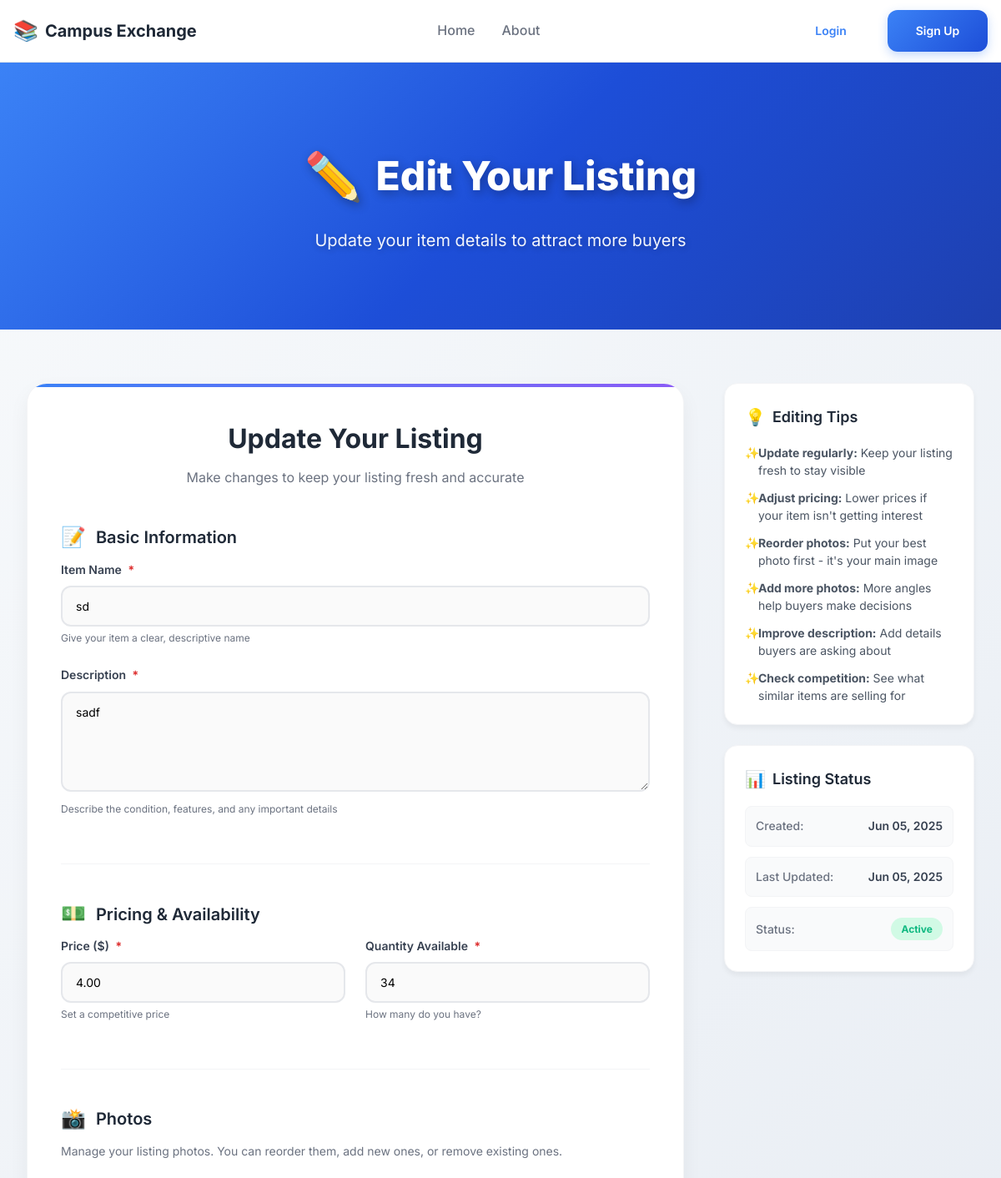
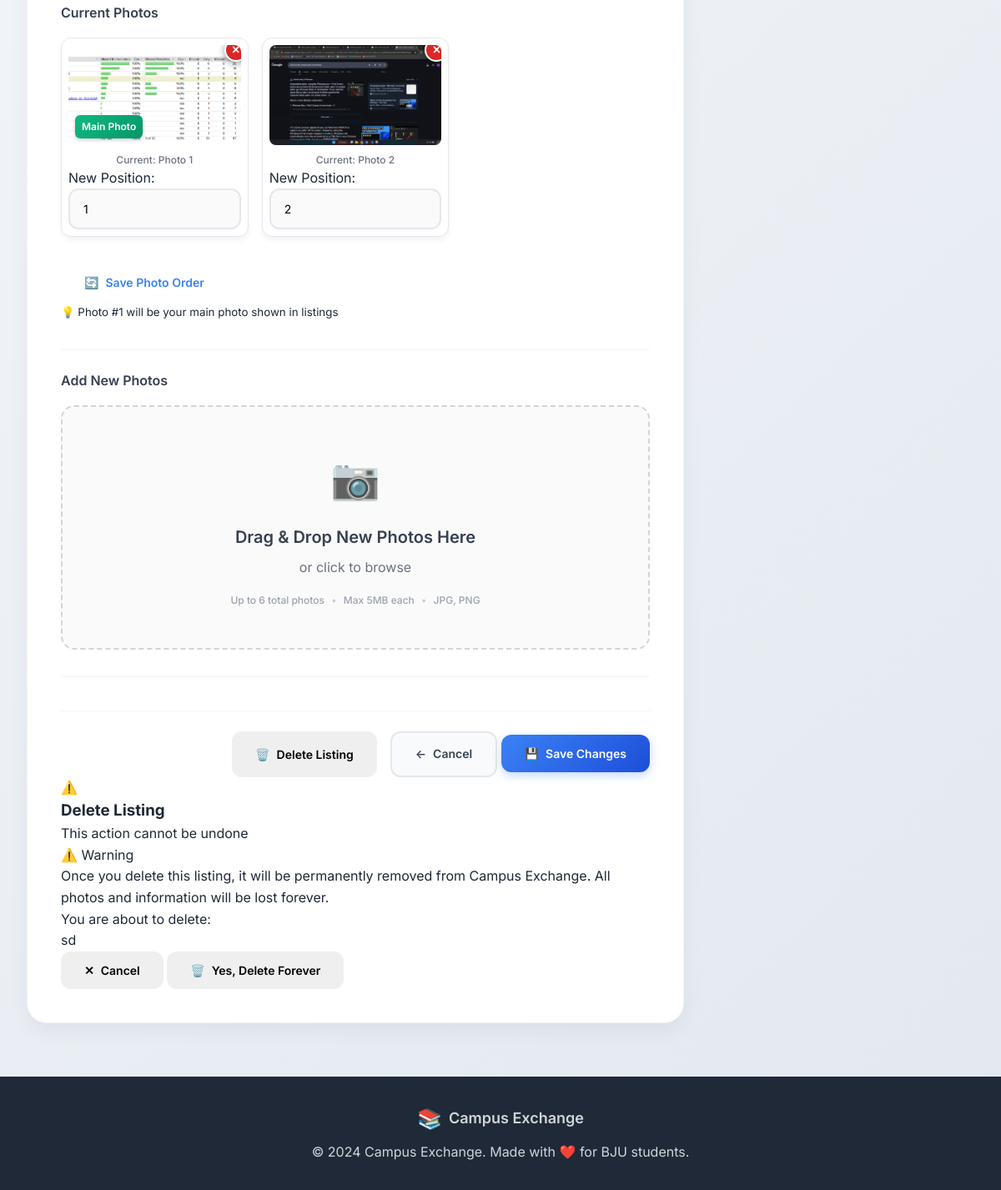
The app's page /listing/edit/3/ with its own data (2 pictures, top to bottom).
### listings/models.py (models this page shows, shortened)
class Product(models.Model):
    name = models.CharField(max_length=200)
    description = models.TextField()
    price = models.DecimalField(max_digits=10, decimal_places=2)
    stock = models.PositiveIntegerField()
    created_at = models.DateTimeField(default=timezone.now)
    updated_at = models.DateTimeField(auto_now=True)
    seller = models.ForeignKey(settings.AUTH_USER_MODEL, on_delete=models.CASCADE, related_name='products', null=True, blank=True)

class ProductImage(models.Model):
    product = models.ForeignKey(Product, related_name='images', on_delete=models.CASCADE)
    image = models.ImageField(upload_to='product_images/')
    order = models.PositiveIntegerField(default=0)  # Add ordering field
    class Meta:
        ordering = ['order', 'id']  # Order by order field, then by id (which preserves creation order)

### listings/views.py (the view)
# urls.py: path('edit/<int:id>/', views.edit_listing, name='edit_listing'),
def edit_listing(request, id):
    product = get_object_or_404(Product, id=id)
    if request.method == 'POST':
        edit_form = ProductForm(request.POST, instance=product)
        if edit_form.is_valid():
            updated_product = edit_form.save()
            if request.headers.get('X-Requested-With') == 'XMLHttpRequest':
                return JsonResponse({
                    'success': True,
                    'message': 'Product updated successfully',
                    'redirect_url': f'/listing/product_details/{updated_product.id}/'
                })
            else:
                return redirect('product_details', id=updated_product.id)
        else:
            if request.headers.get('X-Requested-With') == 'XMLHttpRequest':
                return JsonResponse({
                    'success': False,
                    'errors': edit_form.errors
                }, status=400)
            else:
                return render(request, 'edit_listing.html', {
                    'form': edit_form,
                    'product': product,
                    'errors': edit_form.errors
                })
    else:
        edit_form = ProductForm(instance=product)
    return render(request, 'edit_listing.html', {
        'form': edit_form,
        'product': product
    })

### listings/forms.py
class ProductForm(forms.ModelForm):
    class Meta:
        model = Product
        fields = ['name', 'description', 'price', 'stock',]

### listings/templates/edit_listing.html (shortened to what this page needs)
{% extends 'layout.html' %}
{% load static %}
{% block css %}
{% load static %}
<link rel="stylesheet" href="{% static 'css/edit.css' %}">
{% endblock %}
{% block header %}
<div class="page-header">
    <div class="header-background">
        <div class="header-overlay"></div>
    </div>
    <div class="header-content">
        <h1 class="header-title">
            <span class="header-icon">✏️</span>
            Edit Your Listing
        </h1>
        <p class="header-subtitle">Update your item details to attract more buyers</p>
    </div>
</div>
{% endblock %}
{% block content %}
<div class="edit-container">
    <div class="form-wrapper">
        <div class="form-header">
            <h2 class="form-title">Update Your Listing</h2>
            <p class="form-subtitle">Make changes to keep your listing fresh and accurate</p>
        </div>
        <form id="productForm" method="post" class="product-form">
            <div class="form-section">
                <h3 class="section-title">
                    <span class="section-icon">📝</span>
                    Basic Information
                </h3>
                <div class="form-group">
                    <label for="product-name" class="form-label">
                        Item Name
                        <span class="required">*</span>
                    </label>
                    <input type="text"
                           id="product-name"
                           name="name"
                           class="form-control"
                           value="{{ product.name }}"
                           placeholder="Enter item name"
                           required>
                    <div class="form-help">Give your item a clear, descriptive name</div>
                </div>
                <div class="form-group">
                    <label for="product-description" class="form-label">
                        Description
                        <span class="required">*</span>
                    </label>
                    <textarea id="product-description"
                              name="description"
                              class="form-control"
                              rows="4"
                              placeholder="Describe the condition, features, and any important details"
                              required>{{ product.description }}</textarea>
                    <div class="form-help">Describe the condition, features, and any important details</div>
                </div>
            </div>
            <div class="form-section">
                <h3 class="section-title">
                    <span class="section-icon">💵</span>
                    Pricing & Availability
                </h3>
                <div class="form-row">
                    <div class="form-group">
                        <label for="product-price" class="form-label">
                            Price ($)
                            <span class="required">*</span>
                        </label>
                        <input type="number"
                               id="product-price"
                               name="price"
                               class="form-control"
                               value="{{ product.price }}"
                               step="0.01"
                               min="0"
                               placeholder="0.00"
                               required>
                        <div class="form-help">Set a competitive price</div>
                    </div>
                    <div class="form-group">
                        <label for="product-stock" class="form-label">
                            Quantity Available
                            <span class="required">*</span>
                        </label>
                        <input type="number"
                               id="product-stock"
                               name="stock"
                               class="form-control"
                               value="{{ product.stock }}"
                               min="1"
                               placeholder="1"
                               required>
                        <div class="form-help">How many do you have?</div>
                    </div>
                </div>
            </div>
            <div class="form-section">
                <h3 class="section-title">
                    <span class="section-icon">📸</span>
                    Photos
                </h3>
                <p class="section-description">Manage your listing photos. You can reorder them, add new ones, or remove existing ones.</p>
                <div id="existing-images-container" class="existing-images-container">
                    <h4 class="existing-images-title">Current Photos</h4>
                    <div class="existing-images-grid" id="existing-images-grid">
                        {% for image in product.images.all %}
                        <div class="existing-image-item" data-image-id="{{ image.id }}">
                            <div class="existing-image-wrapper">
                                <img src="{{ image.image.url }}" alt="Product image">
                                <button type="button" class="remove-existing-btn" onclick="removeExistingImage({{ image.id }}, this)">
                                    ×
                                </button>
                                {% if forloop.first %}
                                <span class="main-photo-badge">Main Photo</span>
                                {% endif %}
                            </div>
                            <div class="image-controls">
                                <span class="image-order">Current: Photo {{ forloop.counter }}</span>
                                <div class="order-input-group">
                                    <label for="order-{{ image.id }}" class="order-label">New Position:</label>
                                    <input type="number"
                                           id="order-{{ image.id }}"
                                           name="image_order_{{ image.id }}"
                                           class="order-input"
                                           value="{{ forloop.counter }}"
                                           min="1"
                                           max="{{ product.images.count }}"
                                           onchange="updateImageOrder({{ image.id }}, this.value)">
                                </div>
                            </div>
                        </div>
                        {% empty %}
                        <p class="no-images-text">No photos uploaded yet</p>
                        {% endfor %}
                    </div>
                    {% if product.images.all %}
                    <div class="photo-order-actions">
                        <button type="button" class="btn btn-outline" onclick="savePhotoOrder()">
                            <span>🔄</span> Save Photo Order
                        </button>
                        <div class="order-help">
                            <small>💡 Photo #1 will be your main photo shown in listings</small>
                        </div>
                    </div>
                    {% endif %}
                </div>
                <div class="upload-section">
                    <h4 class="upload-section-title">Add New Photos</h4>
                    <div class="upload-zone" id="my-awesome-dropzone">
                        <div class="upload-content">
                            <div class="upload-icon">📷</div>
                            <h4 class="upload-title">Drag & Drop New Photos Here</h4>
                            <p class="upload-subtitle">or click to browse</p>
                            <div class="upload-specs">
                                <span class="spec-item">Up to 6 total photos</span>
                                <span class="spec-divider">•</span>
                                <span class="spec-item">Max 5MB each</span>
                                <span class="spec-divider">•</span>
                                <span class="spec-item">JPG, PNG</span>
                            </div>
                        </div>
                    </div>
                </div>
            </div>
            <div class="form-actions">
                <button type="button" id="delete-listing-btn" class="btn btn-danger">
                    <span>🗑️</span> Delete Listing
                </button>
                <div class="form-actions-right">
                    <a href="{% url 'product_details' product.id %}" class="btn btn-secondary">
                        <span>←</span> Cancel
                    </a>
                    <button type="submit" id="submit-product-btn" class="btn btn-primary">
                        <span>💾</span> Save Changes
                    </button>
                </div>
            </div>
<div id="delete-modal" class="delete-modal">
    <div class="delete-modal-content">
        <div class="delete-modal-header">
            <span class="delete-modal-icon">⚠️</span>
            <h3 class="delete-modal-title">Delete Listing</h3>
            <p class="delete-modal-subtitle">This action cannot be undone</p>
        </div>
        <div class="delete-modal-body">
            <div class="delete-warning">
                <div class="delete-warning-title">⚠️ Warning</div>
                <div class="delete-warning-text">
                    Once you delete this listing, it will be permanently removed from Campus Exchange.
                    All photos and information will be lost forever.
                </div>
            </div>
            <div class="product-info">
                <div class="product-info-title">You are about to delete:</div>
                <div class="product-name">{{ product.name }}</div>
            </div>
        </div>
        <div class="delete-modal-actions">
            <button type="button" class="btn btn-cancel" onclick="closeDeleteModal()">
                <span>✕</span> Cancel
            </button>
            <button type="button" id="confirm-delete-btn" class="btn btn-confirm-delete">
                <span>🗑️</span> Yes, Delete Forever
            </button>
        </div>
    </div>
</div>
        </form>
    </div>
    <div class="tips-sidebar">
        <div class="tips-card">
            <h3 class="tips-title">
                <span class="tips-icon">💡</span>
                Editing Tips
            </h3>
            <ul class="tips-list">
                <li class="tip-item">
                    <strong>Update regularly:</strong> Keep your listing fresh to stay visible
                </li>
                <li class="tip-item">
                    <strong>Adjust pricing:</strong> Lower prices if your item isn't getting interest
                </li>
                <li class="tip-item">
                    <strong>Reorder photos:</strong> Put your best photo first - it's your main image
                </li>
                <li class="tip-item">
                    <strong>Add more photos:</strong> More angles help buyers make decisions
                </li>
                <li class="tip-item">
                    <strong>Improve description:</strong> Add details buyers are asking about
                </li>
                <li class="tip-item">
                    <strong>Check competition:</strong> See what similar items are selling for
                </li>
            </ul>
        </div>
        <div class="status-card">
            <h3 class="status-title">
                <span class="status-icon">📊</span>
                Listing Status
            </h3>
            <div class="status-info">
                <div class="status-item">
                    <span class="status-label">Created:</span>
                    <span class="status-value">{{ product.created_at|date:"M d, Y" }}</span>
                </div>
                <div class="status-item">
                    <span class="status-label">Last Updated:</span>
                    <span class="status-value">{{ product.updated_at|date:"M d, Y" }}</span>
                </div>
                <div class="status-item">
                    <span class="status-label">Status:</span>
                    <span class="status-value active">Active</span>
                </div>
            </div>
        </div>
    </div>
</div>
<link rel="stylesheet" href="https://cdnjs.cloudflare.com/ajax/libs/dropzone/5.9.3/dropzone.min.css" />
{% endblock %}

### static/css/base.css (style rules this page uses)
*, *::before, *::after { box-sizing: border-box; }
* { margin: 0; padding: 0; }
html { scroll-behavior: smooth; }
body { font-family: 'Inter', -apple-system, BlinkMacSystemFont, 'Segoe UI', Roboto, sans-serif; font-weight: 400; line-height: 1.6; color: #1f2937; background: linear-gradient(135deg, #f8fafc 0%, #e2e8f0 100%); min-height: 100vh; display: flex; flex-direction: column; }
.btn { display: inline-flex; align-items: center; justify-content: center; padding: 0.625rem 1.25rem; font-size: 0.875rem; font-weight: 600; text-decoration: none; border-radius: 0.5rem; border: none; cursor: pointer; transition: all 0.3s ease; font-family: inherit; gap: 0.5rem; }
.btn-primary { background: linear-gradient(135deg, #3b82f6, #1d4ed8); color: white; box-shadow: 0 2px 4px rgba(59, 130, 246, 0.3); }
.btn-outline { background: transparent; color: #3b82f6; border: 1px solid #3b82f6; }

### records on screen
Product: name "sd", description "sadf", price "4.00", stock "34", created_at "Jun 05, 2025", updated_at "Jun 05, 2025"
ProductImage: image (picture), shows "Main Photo", id "1"
ProductImage: image (picture), id "2"
